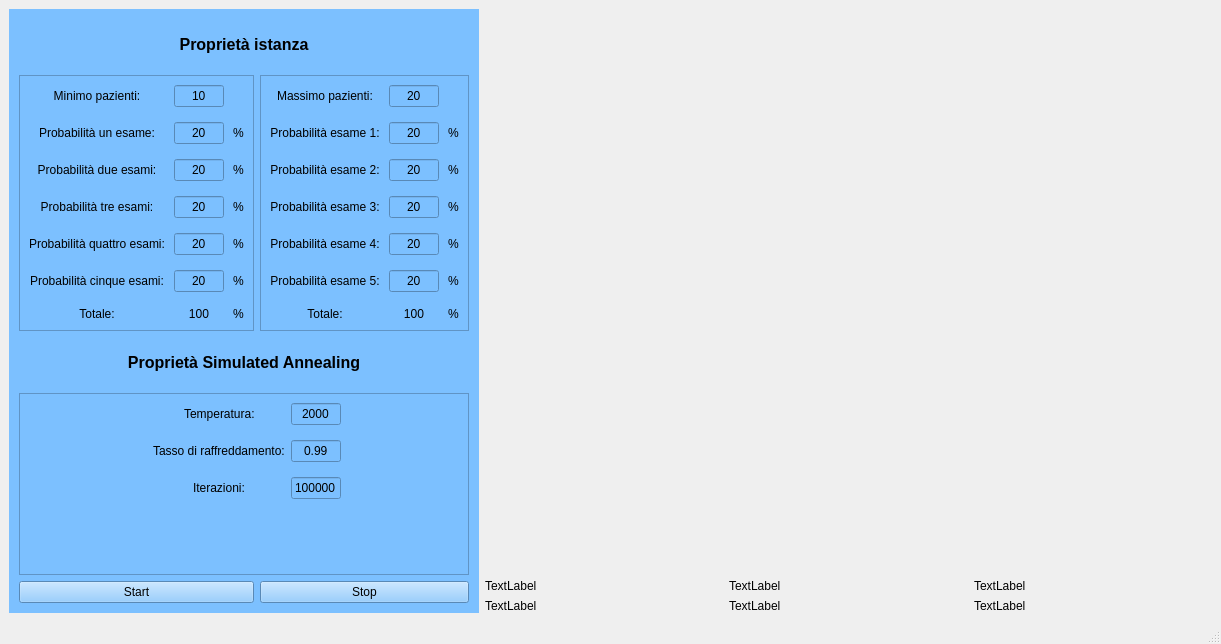
<?xml version="1.0" encoding="UTF-8"?>
<ui version="4.0">
 <class>MainWindow</class>
 <widget class="QMainWindow" name="MainWindow">
  <property name="geometry">
   <rect>
    <x>0</x>
    <y>0</y>
    <width>1221</width>
    <height>644</height>
   </rect>
  </property>
  <property name="windowTitle">
   <string>MainWindow</string>
  </property>
  <widget class="QWidget" name="centralwidget">
   <layout class="QGridLayout" name="gridLayout_2">
    <item row="0" column="1">
     <layout class="QVBoxLayout" name="verticalLayout">
      <item>
       <widget class="PlotWidget" name="graphWidget" native="true"/>
      </item>
      <item>
       <widget class="Widget" name="widget" native="true">
        <property name="sizePolicy">
         <sizepolicy hsizetype="MinimumExpanding" vsizetype="MinimumExpanding">
          <horstretch>0</horstretch>
          <verstretch>0</verstretch>
         </sizepolicy>
        </property>
        <property name="minimumSize">
         <size>
          <width>100</width>
          <height>100</height>
         </size>
        </property>
       </widget>
      </item>
      <item>
       <layout class="QGridLayout" name="gridLayout">
        <item row="0" column="2">
         <widget class="QLabel" name="label_5">
          <property name="text">
           <string>TextLabel</string>
          </property>
         </widget>
        </item>
        <item row="0" column="1">
         <widget class="QLabel" name="label_4">
          <property name="text">
           <string>TextLabel</string>
          </property>
         </widget>
        </item>
        <item row="0" column="0">
         <widget class="QLabel" name="Temperatura">
          <property name="text">
           <string>TextLabel</string>
          </property>
         </widget>
        </item>
        <item row="1" column="0">
         <widget class="QLabel" name="label_6">
          <property name="text">
           <string>TextLabel</string>
          </property>
         </widget>
        </item>
        <item row="1" column="1">
         <widget class="QLabel" name="label_7">
          <property name="text">
           <string>TextLabel</string>
          </property>
         </widget>
        </item>
        <item row="1" column="2">
         <widget class="QLabel" name="label_8">
          <property name="text">
           <string>TextLabel</string>
          </property>
         </widget>
        </item>
       </layout>
      </item>
     </layout>
    </item>
    <item row="0" column="0">
     <widget class="QFrame" name="frame">
      <property name="styleSheet">
       <string notr="true">background-color:rgb(124, 192, 255)</string>
      </property>
      <layout class="QGridLayout" name="gridLayout_3">
       <property name="leftMargin">
        <number>10</number>
       </property>
       <property name="topMargin">
        <number>10</number>
       </property>
       <property name="rightMargin">
        <number>10</number>
       </property>
       <property name="bottomMargin">
        <number>10</number>
       </property>
       <item row="4" column="1">
        <widget class="QPushButton" name="stop">
         <property name="text">
          <string>Stop</string>
         </property>
        </widget>
       </item>
       <item row="1" column="0">
        <widget class="QFrame" name="frame_2">
         <property name="frameShape">
          <enum>QFrame::StyledPanel</enum>
         </property>
         <property name="frameShadow">
          <enum>QFrame::Raised</enum>
         </property>
         <layout class="QGridLayout" name="gridLayout_4">
          <property name="rightMargin">
           <number>9</number>
          </property>
          <property name="horizontalSpacing">
           <number>9</number>
          </property>
          <property name="verticalSpacing">
           <number>15</number>
          </property>
          <item row="5" column="2">
           <widget class="QLabel" name="label_22">
            <property name="sizePolicy">
             <sizepolicy hsizetype="Maximum" vsizetype="Preferred">
              <horstretch>0</horstretch>
              <verstretch>0</verstretch>
             </sizepolicy>
            </property>
            <property name="text">
             <string>%</string>
            </property>
           </widget>
          </item>
          <item row="2" column="0">
           <widget class="QLabel" name="label_9">
            <property name="sizePolicy">
             <sizepolicy hsizetype="Preferred" vsizetype="Preferred">
              <horstretch>0</horstretch>
              <verstretch>0</verstretch>
             </sizepolicy>
            </property>
            <property name="text">
             <string>&lt;html&gt;&lt;head/&gt;&lt;body&gt;&lt;p&gt;Probabilità due esami:&lt;/p&gt;&lt;/body&gt;&lt;/html&gt;</string>
            </property>
            <property name="alignment">
             <set>Qt::AlignCenter</set>
            </property>
           </widget>
          </item>
          <item row="5" column="0">
           <widget class="QLabel" name="label_12">
            <property name="sizePolicy">
             <sizepolicy hsizetype="Preferred" vsizetype="Preferred">
              <horstretch>0</horstretch>
              <verstretch>0</verstretch>
             </sizepolicy>
            </property>
            <property name="text">
             <string>&lt;html&gt;&lt;head/&gt;&lt;body&gt;&lt;p&gt;Probabilità cinque esami:&lt;/p&gt;&lt;/body&gt;&lt;/html&gt;</string>
            </property>
            <property name="alignment">
             <set>Qt::AlignCenter</set>
            </property>
            <property name="wordWrap">
             <bool>false</bool>
            </property>
           </widget>
          </item>
          <item row="1" column="1">
           <widget class="QLineEdit" name="lineEdit">
            <property name="sizePolicy">
             <sizepolicy hsizetype="Maximum" vsizetype="Fixed">
              <horstretch>0</horstretch>
              <verstretch>0</verstretch>
             </sizepolicy>
            </property>
            <property name="maximumSize">
             <size>
              <width>50</width>
              <height>16777215</height>
             </size>
            </property>
            <property name="text">
             <string>20</string>
            </property>
            <property name="alignment">
             <set>Qt::AlignCenter</set>
            </property>
           </widget>
          </item>
          <item row="1" column="2">
           <widget class="QLabel" name="label_19">
            <property name="sizePolicy">
             <sizepolicy hsizetype="Maximum" vsizetype="Preferred">
              <horstretch>0</horstretch>
              <verstretch>0</verstretch>
             </sizepolicy>
            </property>
            <property name="text">
             <string>%</string>
            </property>
           </widget>
          </item>
          <item row="3" column="2">
           <widget class="QLabel" name="label_18">
            <property name="sizePolicy">
             <sizepolicy hsizetype="Maximum" vsizetype="Preferred">
              <horstretch>0</horstretch>
              <verstretch>0</verstretch>
             </sizepolicy>
            </property>
            <property name="text">
             <string>%</string>
            </property>
           </widget>
          </item>
          <item row="4" column="1">
           <widget class="QLineEdit" name="lineEdit_5">
            <property name="sizePolicy">
             <sizepolicy hsizetype="Maximum" vsizetype="Fixed">
              <horstretch>0</horstretch>
              <verstretch>0</verstretch>
             </sizepolicy>
            </property>
            <property name="maximumSize">
             <size>
              <width>50</width>
              <height>16777215</height>
             </size>
            </property>
            <property name="text">
             <string>20</string>
            </property>
            <property name="alignment">
             <set>Qt::AlignCenter</set>
            </property>
           </widget>
          </item>
          <item row="3" column="1">
           <widget class="QLineEdit" name="lineEdit_4">
            <property name="sizePolicy">
             <sizepolicy hsizetype="Maximum" vsizetype="Fixed">
              <horstretch>0</horstretch>
              <verstretch>0</verstretch>
             </sizepolicy>
            </property>
            <property name="maximumSize">
             <size>
              <width>50</width>
              <height>16777215</height>
             </size>
            </property>
            <property name="text">
             <string>20</string>
            </property>
            <property name="alignment">
             <set>Qt::AlignCenter</set>
            </property>
           </widget>
          </item>
          <item row="1" column="0">
           <widget class="QLabel" name="label">
            <property name="sizePolicy">
             <sizepolicy hsizetype="Preferred" vsizetype="Preferred">
              <horstretch>0</horstretch>
              <verstretch>0</verstretch>
             </sizepolicy>
            </property>
            <property name="text">
             <string>&lt;html&gt;&lt;head/&gt;&lt;body&gt;&lt;p&gt;Probabilità un esame:&lt;/p&gt;&lt;/body&gt;&lt;/html&gt;</string>
            </property>
            <property name="alignment">
             <set>Qt::AlignCenter</set>
            </property>
           </widget>
          </item>
          <item row="0" column="0">
           <widget class="QLabel" name="minimoPazientiLabel">
            <property name="sizePolicy">
             <sizepolicy hsizetype="Preferred" vsizetype="Preferred">
              <horstretch>0</horstretch>
              <verstretch>0</verstretch>
             </sizepolicy>
            </property>
            <property name="text">
             <string>Minimo pazienti:</string>
            </property>
            <property name="alignment">
             <set>Qt::AlignCenter</set>
            </property>
           </widget>
          </item>
          <item row="4" column="0">
           <widget class="QLabel" name="label_11">
            <property name="sizePolicy">
             <sizepolicy hsizetype="Preferred" vsizetype="Preferred">
              <horstretch>0</horstretch>
              <verstretch>0</verstretch>
             </sizepolicy>
            </property>
            <property name="text">
             <string>&lt;html&gt;&lt;head/&gt;&lt;body&gt;&lt;p&gt;Probabilità quattro esami:&lt;/p&gt;&lt;/body&gt;&lt;/html&gt;</string>
            </property>
            <property name="alignment">
             <set>Qt::AlignCenter</set>
            </property>
           </widget>
          </item>
          <item row="0" column="1">
           <widget class="QLineEdit" name="minimoPazientiLineEdit">
            <property name="sizePolicy">
             <sizepolicy hsizetype="Maximum" vsizetype="Fixed">
              <horstretch>0</horstretch>
              <verstretch>0</verstretch>
             </sizepolicy>
            </property>
            <property name="maximumSize">
             <size>
              <width>50</width>
              <height>16777215</height>
             </size>
            </property>
            <property name="text">
             <string>10</string>
            </property>
            <property name="alignment">
             <set>Qt::AlignCenter</set>
            </property>
           </widget>
          </item>
          <item row="3" column="0">
           <widget class="QLabel" name="label_10">
            <property name="sizePolicy">
             <sizepolicy hsizetype="Preferred" vsizetype="Preferred">
              <horstretch>0</horstretch>
              <verstretch>0</verstretch>
             </sizepolicy>
            </property>
            <property name="text">
             <string>&lt;html&gt;&lt;head/&gt;&lt;body&gt;&lt;p&gt;Probabilità tre esami:&lt;/p&gt;&lt;/body&gt;&lt;/html&gt;</string>
            </property>
            <property name="alignment">
             <set>Qt::AlignCenter</set>
            </property>
           </widget>
          </item>
          <item row="4" column="2">
           <widget class="QLabel" name="label_21">
            <property name="sizePolicy">
             <sizepolicy hsizetype="Maximum" vsizetype="Preferred">
              <horstretch>0</horstretch>
              <verstretch>0</verstretch>
             </sizepolicy>
            </property>
            <property name="text">
             <string>%</string>
            </property>
           </widget>
          </item>
          <item row="5" column="1">
           <widget class="QLineEdit" name="lineEdit_6">
            <property name="sizePolicy">
             <sizepolicy hsizetype="Maximum" vsizetype="Fixed">
              <horstretch>0</horstretch>
              <verstretch>0</verstretch>
             </sizepolicy>
            </property>
            <property name="maximumSize">
             <size>
              <width>50</width>
              <height>16777215</height>
             </size>
            </property>
            <property name="text">
             <string>20</string>
            </property>
            <property name="alignment">
             <set>Qt::AlignCenter</set>
            </property>
           </widget>
          </item>
          <item row="2" column="1">
           <widget class="QLineEdit" name="lineEdit_3">
            <property name="sizePolicy">
             <sizepolicy hsizetype="Maximum" vsizetype="Fixed">
              <horstretch>0</horstretch>
              <verstretch>0</verstretch>
             </sizepolicy>
            </property>
            <property name="maximumSize">
             <size>
              <width>50</width>
              <height>16777215</height>
             </size>
            </property>
            <property name="text">
             <string>20</string>
            </property>
            <property name="alignment">
             <set>Qt::AlignCenter</set>
            </property>
           </widget>
          </item>
          <item row="2" column="2">
           <widget class="QLabel" name="label_20">
            <property name="sizePolicy">
             <sizepolicy hsizetype="Maximum" vsizetype="Preferred">
              <horstretch>0</horstretch>
              <verstretch>0</verstretch>
             </sizepolicy>
            </property>
            <property name="text">
             <string>%</string>
            </property>
           </widget>
          </item>
          <item row="6" column="0">
           <widget class="QLabel" name="label_28">
            <property name="sizePolicy">
             <sizepolicy hsizetype="Preferred" vsizetype="Maximum">
              <horstretch>0</horstretch>
              <verstretch>0</verstretch>
             </sizepolicy>
            </property>
            <property name="text">
             <string>Totale:</string>
            </property>
            <property name="alignment">
             <set>Qt::AlignCenter</set>
            </property>
           </widget>
          </item>
          <item row="6" column="1">
           <widget class="QLabel" name="label_30">
            <property name="text">
             <string>100</string>
            </property>
            <property name="alignment">
             <set>Qt::AlignCenter</set>
            </property>
           </widget>
          </item>
          <item row="6" column="2">
           <widget class="QLabel" name="label_32">
            <property name="text">
             <string>%</string>
            </property>
           </widget>
          </item>
         </layout>
        </widget>
       </item>
       <item row="1" column="1">
        <widget class="QFrame" name="frame_3">
         <property name="frameShape">
          <enum>QFrame::StyledPanel</enum>
         </property>
         <property name="frameShadow">
          <enum>QFrame::Raised</enum>
         </property>
         <layout class="QGridLayout" name="gridLayout_5">
          <property name="horizontalSpacing">
           <number>9</number>
          </property>
          <property name="verticalSpacing">
           <number>15</number>
          </property>
          <item row="5" column="2">
           <widget class="QLabel" name="label_27">
            <property name="sizePolicy">
             <sizepolicy hsizetype="Maximum" vsizetype="Preferred">
              <horstretch>0</horstretch>
              <verstretch>0</verstretch>
             </sizepolicy>
            </property>
            <property name="text">
             <string>%</string>
            </property>
           </widget>
          </item>
          <item row="2" column="1">
           <widget class="QLineEdit" name="lineEdit_10">
            <property name="sizePolicy">
             <sizepolicy hsizetype="Maximum" vsizetype="Fixed">
              <horstretch>0</horstretch>
              <verstretch>0</verstretch>
             </sizepolicy>
            </property>
            <property name="maximumSize">
             <size>
              <width>50</width>
              <height>16777215</height>
             </size>
            </property>
            <property name="text">
             <string>20</string>
            </property>
            <property name="alignment">
             <set>Qt::AlignCenter</set>
            </property>
           </widget>
          </item>
          <item row="3" column="1">
           <widget class="QLineEdit" name="lineEdit_9">
            <property name="sizePolicy">
             <sizepolicy hsizetype="Maximum" vsizetype="Fixed">
              <horstretch>0</horstretch>
              <verstretch>0</verstretch>
             </sizepolicy>
            </property>
            <property name="maximumSize">
             <size>
              <width>50</width>
              <height>16777215</height>
             </size>
            </property>
            <property name="text">
             <string>20</string>
            </property>
            <property name="alignment">
             <set>Qt::AlignCenter</set>
            </property>
           </widget>
          </item>
          <item row="5" column="1">
           <widget class="QLineEdit" name="lineEdit_8">
            <property name="sizePolicy">
             <sizepolicy hsizetype="Maximum" vsizetype="Fixed">
              <horstretch>0</horstretch>
              <verstretch>0</verstretch>
             </sizepolicy>
            </property>
            <property name="maximumSize">
             <size>
              <width>50</width>
              <height>16777215</height>
             </size>
            </property>
            <property name="text">
             <string>20</string>
            </property>
            <property name="alignment">
             <set>Qt::AlignCenter</set>
            </property>
           </widget>
          </item>
          <item row="1" column="1">
           <widget class="QLineEdit" name="lineEdit_2">
            <property name="sizePolicy">
             <sizepolicy hsizetype="Maximum" vsizetype="Fixed">
              <horstretch>0</horstretch>
              <verstretch>0</verstretch>
             </sizepolicy>
            </property>
            <property name="maximumSize">
             <size>
              <width>50</width>
              <height>16777215</height>
             </size>
            </property>
            <property name="text">
             <string>20</string>
            </property>
            <property name="alignment">
             <set>Qt::AlignCenter</set>
            </property>
           </widget>
          </item>
          <item row="3" column="2">
           <widget class="QLabel" name="label_24">
            <property name="sizePolicy">
             <sizepolicy hsizetype="Maximum" vsizetype="Preferred">
              <horstretch>0</horstretch>
              <verstretch>0</verstretch>
             </sizepolicy>
            </property>
            <property name="text">
             <string>%</string>
            </property>
           </widget>
          </item>
          <item row="4" column="2">
           <widget class="QLabel" name="label_26">
            <property name="sizePolicy">
             <sizepolicy hsizetype="Maximum" vsizetype="Preferred">
              <horstretch>0</horstretch>
              <verstretch>0</verstretch>
             </sizepolicy>
            </property>
            <property name="text">
             <string>%</string>
            </property>
           </widget>
          </item>
          <item row="3" column="0">
           <widget class="QLabel" name="label_14">
            <property name="sizePolicy">
             <sizepolicy hsizetype="Preferred" vsizetype="Preferred">
              <horstretch>0</horstretch>
              <verstretch>0</verstretch>
             </sizepolicy>
            </property>
            <property name="text">
             <string>Probabilità esame 3:</string>
            </property>
            <property name="alignment">
             <set>Qt::AlignCenter</set>
            </property>
           </widget>
          </item>
          <item row="5" column="0">
           <widget class="QLabel" name="label_16">
            <property name="sizePolicy">
             <sizepolicy hsizetype="Preferred" vsizetype="Preferred">
              <horstretch>0</horstretch>
              <verstretch>0</verstretch>
             </sizepolicy>
            </property>
            <property name="text">
             <string>Probabilità esame 5:</string>
            </property>
            <property name="alignment">
             <set>Qt::AlignCenter</set>
            </property>
           </widget>
          </item>
          <item row="4" column="1">
           <widget class="QLineEdit" name="lineEdit_7">
            <property name="sizePolicy">
             <sizepolicy hsizetype="Maximum" vsizetype="Fixed">
              <horstretch>0</horstretch>
              <verstretch>0</verstretch>
             </sizepolicy>
            </property>
            <property name="maximumSize">
             <size>
              <width>50</width>
              <height>16777215</height>
             </size>
            </property>
            <property name="text">
             <string>20</string>
            </property>
            <property name="alignment">
             <set>Qt::AlignCenter</set>
            </property>
           </widget>
          </item>
          <item row="1" column="0">
           <widget class="QLabel" name="label_2">
            <property name="sizePolicy">
             <sizepolicy hsizetype="Preferred" vsizetype="Preferred">
              <horstretch>0</horstretch>
              <verstretch>0</verstretch>
             </sizepolicy>
            </property>
            <property name="text">
             <string>Probabilità esame 1:</string>
            </property>
            <property name="alignment">
             <set>Qt::AlignCenter</set>
            </property>
           </widget>
          </item>
          <item row="2" column="0">
           <widget class="QLabel" name="label_13">
            <property name="sizePolicy">
             <sizepolicy hsizetype="Preferred" vsizetype="Preferred">
              <horstretch>0</horstretch>
              <verstretch>0</verstretch>
             </sizepolicy>
            </property>
            <property name="text">
             <string>Probabilità esame 2:</string>
            </property>
            <property name="alignment">
             <set>Qt::AlignCenter</set>
            </property>
           </widget>
          </item>
          <item row="4" column="0">
           <widget class="QLabel" name="label_15">
            <property name="sizePolicy">
             <sizepolicy hsizetype="Preferred" vsizetype="Preferred">
              <horstretch>0</horstretch>
              <verstretch>0</verstretch>
             </sizepolicy>
            </property>
            <property name="text">
             <string>Probabilità esame 4:</string>
            </property>
            <property name="alignment">
             <set>Qt::AlignCenter</set>
            </property>
           </widget>
          </item>
          <item row="2" column="2">
           <widget class="QLabel" name="label_25">
            <property name="sizePolicy">
             <sizepolicy hsizetype="Maximum" vsizetype="Preferred">
              <horstretch>0</horstretch>
              <verstretch>0</verstretch>
             </sizepolicy>
            </property>
            <property name="text">
             <string>%</string>
            </property>
           </widget>
          </item>
          <item row="0" column="0">
           <widget class="QLabel" name="massimoPazientiLabel">
            <property name="sizePolicy">
             <sizepolicy hsizetype="Preferred" vsizetype="Preferred">
              <horstretch>0</horstretch>
              <verstretch>0</verstretch>
             </sizepolicy>
            </property>
            <property name="text">
             <string>Massimo pazienti:</string>
            </property>
            <property name="alignment">
             <set>Qt::AlignCenter</set>
            </property>
           </widget>
          </item>
          <item row="0" column="1">
           <widget class="QLineEdit" name="massimoPazientiLineEdit">
            <property name="sizePolicy">
             <sizepolicy hsizetype="Maximum" vsizetype="Fixed">
              <horstretch>0</horstretch>
              <verstretch>0</verstretch>
             </sizepolicy>
            </property>
            <property name="maximumSize">
             <size>
              <width>50</width>
              <height>16777215</height>
             </size>
            </property>
            <property name="text">
             <string>20</string>
            </property>
            <property name="alignment">
             <set>Qt::AlignCenter</set>
            </property>
           </widget>
          </item>
          <item row="1" column="2">
           <widget class="QLabel" name="label_23">
            <property name="sizePolicy">
             <sizepolicy hsizetype="Maximum" vsizetype="Preferred">
              <horstretch>0</horstretch>
              <verstretch>0</verstretch>
             </sizepolicy>
            </property>
            <property name="text">
             <string>%</string>
            </property>
           </widget>
          </item>
          <item row="6" column="0">
           <widget class="QLabel" name="label_29">
            <property name="sizePolicy">
             <sizepolicy hsizetype="Preferred" vsizetype="Maximum">
              <horstretch>0</horstretch>
              <verstretch>0</verstretch>
             </sizepolicy>
            </property>
            <property name="text">
             <string>Totale:</string>
            </property>
            <property name="alignment">
             <set>Qt::AlignCenter</set>
            </property>
           </widget>
          </item>
          <item row="6" column="1">
           <widget class="QLabel" name="label_31">
            <property name="text">
             <string>100</string>
            </property>
            <property name="alignment">
             <set>Qt::AlignCenter</set>
            </property>
           </widget>
          </item>
          <item row="6" column="2">
           <widget class="QLabel" name="label_33">
            <property name="text">
             <string>%</string>
            </property>
           </widget>
          </item>
         </layout>
        </widget>
       </item>
       <item row="3" column="0" colspan="2">
        <widget class="QFrame" name="frame_4">
         <property name="sizePolicy">
          <sizepolicy hsizetype="Preferred" vsizetype="Preferred">
           <horstretch>0</horstretch>
           <verstretch>0</verstretch>
          </sizepolicy>
         </property>
         <property name="frameShape">
          <enum>QFrame::StyledPanel</enum>
         </property>
         <property name="frameShadow">
          <enum>QFrame::Raised</enum>
         </property>
         <layout class="QFormLayout" name="formLayout_3">
          <property name="labelAlignment">
           <set>Qt::AlignCenter</set>
          </property>
          <property name="formAlignment">
           <set>Qt::AlignHCenter|Qt::AlignTop</set>
          </property>
          <property name="verticalSpacing">
           <number>15</number>
          </property>
          <property name="rightMargin">
           <number>9</number>
          </property>
          <item row="1" column="0">
           <widget class="QLabel" name="tassoDiRaffreddamentoLabel">
            <property name="text">
             <string>Tasso di raffreddamento:</string>
            </property>
           </widget>
          </item>
          <item row="1" column="1">
           <widget class="QLineEdit" name="tassoDiRaffreddamentoLineEdit">
            <property name="sizePolicy">
             <sizepolicy hsizetype="Maximum" vsizetype="Fixed">
              <horstretch>0</horstretch>
              <verstretch>0</verstretch>
             </sizepolicy>
            </property>
            <property name="maximumSize">
             <size>
              <width>50</width>
              <height>16777215</height>
             </size>
            </property>
            <property name="text">
             <string>0.99</string>
            </property>
            <property name="alignment">
             <set>Qt::AlignCenter</set>
            </property>
           </widget>
          </item>
          <item row="0" column="0">
           <widget class="QLabel" name="temperaturaLabel">
            <property name="text">
             <string>Temperatura:</string>
            </property>
           </widget>
          </item>
          <item row="0" column="1">
           <widget class="QLineEdit" name="temperaturaLineEdit">
            <property name="sizePolicy">
             <sizepolicy hsizetype="Maximum" vsizetype="Fixed">
              <horstretch>0</horstretch>
              <verstretch>0</verstretch>
             </sizepolicy>
            </property>
            <property name="maximumSize">
             <size>
              <width>50</width>
              <height>16777215</height>
             </size>
            </property>
            <property name="text">
             <string>2000</string>
            </property>
            <property name="alignment">
             <set>Qt::AlignCenter</set>
            </property>
           </widget>
          </item>
          <item row="2" column="0">
           <widget class="QLabel" name="iterazioniLabel">
            <property name="text">
             <string>Iterazioni:</string>
            </property>
           </widget>
          </item>
          <item row="2" column="1">
           <widget class="QLineEdit" name="iterazioniLineEdit">
            <property name="sizePolicy">
             <sizepolicy hsizetype="Maximum" vsizetype="Fixed">
              <horstretch>0</horstretch>
              <verstretch>0</verstretch>
             </sizepolicy>
            </property>
            <property name="maximumSize">
             <size>
              <width>50</width>
              <height>16777215</height>
             </size>
            </property>
            <property name="text">
             <string>100000</string>
            </property>
            <property name="alignment">
             <set>Qt::AlignCenter</set>
            </property>
           </widget>
          </item>
         </layout>
        </widget>
       </item>
       <item row="4" column="0">
        <widget class="QPushButton" name="start">
         <property name="text">
          <string>Start</string>
         </property>
        </widget>
       </item>
       <item row="2" column="0" colspan="2">
        <widget class="QLabel" name="label_17">
         <property name="maximumSize">
          <size>
           <width>16777215</width>
           <height>50</height>
          </size>
         </property>
         <property name="font">
          <font>
           <pointsize>12</pointsize>
           <weight>75</weight>
           <bold>true</bold>
          </font>
         </property>
         <property name="text">
          <string>Proprietà Simulated Annealing</string>
         </property>
         <property name="alignment">
          <set>Qt::AlignCenter</set>
         </property>
        </widget>
       </item>
       <item row="0" column="0" colspan="2">
        <widget class="QLabel" name="label_3">
         <property name="maximumSize">
          <size>
           <width>16777215</width>
           <height>50</height>
          </size>
         </property>
         <property name="font">
          <font>
           <pointsize>12</pointsize>
           <weight>75</weight>
           <bold>true</bold>
           <strikeout>false</strikeout>
          </font>
         </property>
         <property name="text">
          <string>Proprietà istanza</string>
         </property>
         <property name="alignment">
          <set>Qt::AlignCenter</set>
         </property>
        </widget>
       </item>
      </layout>
     </widget>
    </item>
   </layout>
  </widget>
  <widget class="QMenuBar" name="menubar">
   <property name="geometry">
    <rect>
     <x>0</x>
     <y>0</y>
     <width>1221</width>
     <height>21</height>
    </rect>
   </property>
  </widget>
  <widget class="QStatusBar" name="statusbar"/>
 </widget>
 <customwidgets>
  <customwidget>
   <class>PlotWidget</class>
   <extends>QWidget</extends>
   <header>pyqtgraph.h</header>
   <container>1</container>
  </customwidget>
  <customwidget>
   <class>Widget</class>
   <extends>QWidget</extends>
   <header>grafica</header>
   <container>1</container>
  </customwidget>
 </customwidgets>
 <resources/>
 <connections/>
</ui>
